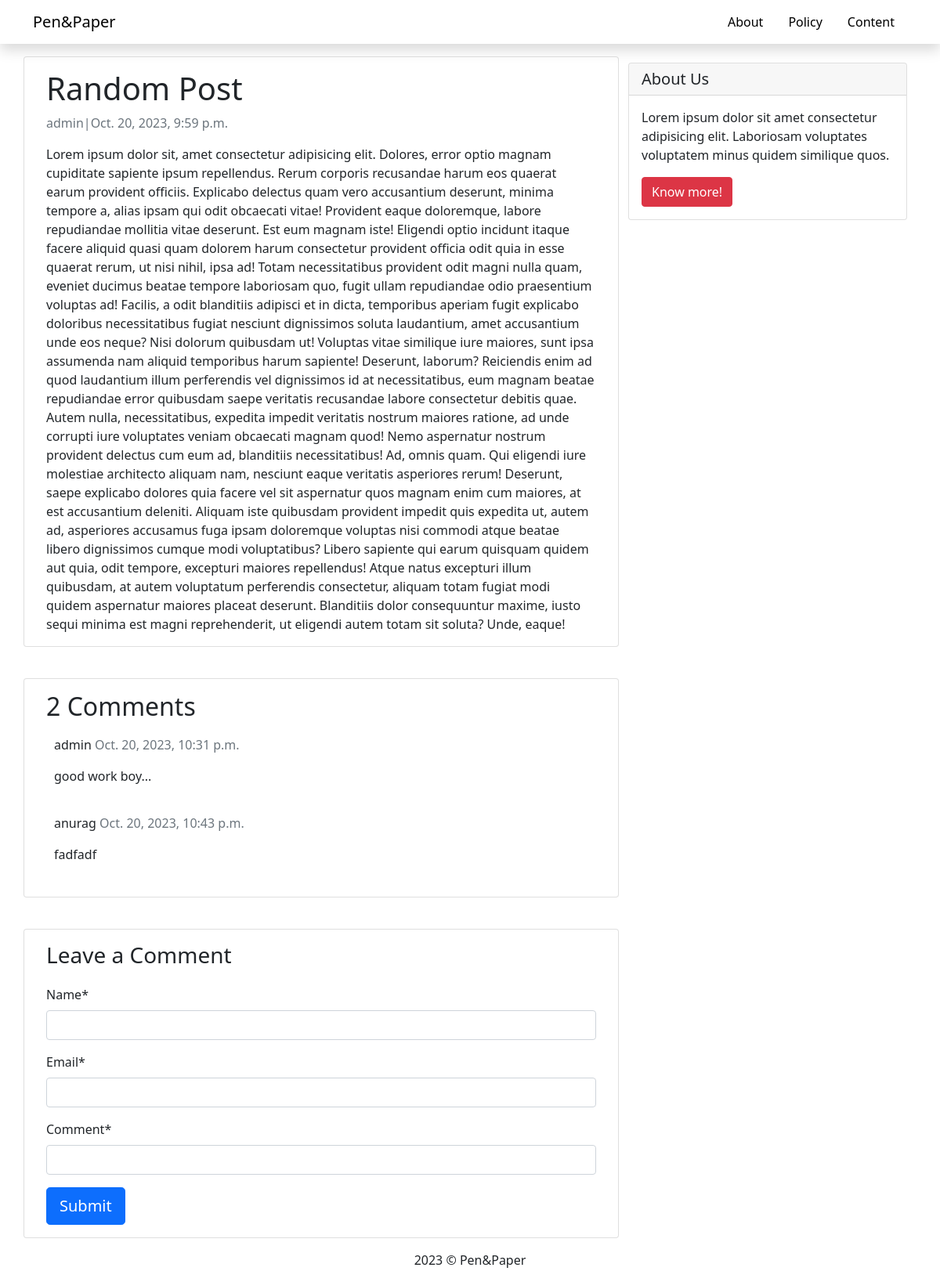
The page /random-post/ on the database its author committed.
### blog/models.py (models this page shows, shortened)
class Post(models.Model):
    title = models.CharField(max_length=200, unique=True)
    slug = models.SlugField(max_length=200, unique=True)
    author = models.ForeignKey(User, on_delete=models.CASCADE, related_name='blog_post')
    update_on = models.DateTimeField(auto_now=True)
    content = models.TextField()
    created_on = models.DateTimeField(auto_now_add=True)
    status = models.IntegerField(choices=STATUS, default=0)
    class Meta:
        ordering = ['-created_on']

class Comment(models.Model):
    post = models.ForeignKey(Post, on_delete=models.CASCADE, related_name='comments')
    name = models.CharField(max_length=80)
    email = models.EmailField()
    comment = models.TextField()
    created_on = models.DateTimeField(auto_now_add=True)
    active = models.BooleanField(default=False)
    class Meta:
        ordering = ['-created_on']

### blog/views.py (the view)
# urls.py: path('<slug:slug>/', views.post_detail, name='post_detail'),
def post_detail(request, slug):
    template_name = 'post_detail.html'
    post = get_object_or_404(Post, slug=slug)
    comments = post.comments.filter(active=True).order_by('created_on')
    new_comment = None
    if request.method == 'POST':
        comment_form = CommentForm(data=request.POST)
        if comment_form.is_valid():
            new_comment = comment_form.save(commit=False)
            new_comment.post = post
            new_comment.save()
    else:
         comment_form = CommentForm()
    return render(request, template_name, {'post':post,
                                            'comments':comments,
                                            'new_comment':new_comment,
                                            'comment_form':comment_form,})

### blog/forms.py
class CommentForm(forms.ModelForm):
    class Meta:
        model = Comment
        fields = ('name', 'email', 'comment')
        widgets = {
            'comment': SummernoteWidget(),
        }

### templates/post_detail.html (shortened to what this page needs)
{% extends 'base.html' %}
{% load crispy_forms_tags %}
{% block content %}
<div class="container">
    <div class="row">
        <div class="col-md-8 card mb-4 mt-3">
            <div class="card-body">
                <h1>
                    {% block title %}
                    {{post.title}}
                    {% endblock %}
                </h1>
                <p class="text-muted">
                    {{post.author}}|{{post.created_on}}
                </p>
                <p class="card-text">
                    {{post.content|safe}}
                </p>
            </div>
        </div>
        {% block sidebar %}
        {% include 'sidebar.html' %}
        {% endblock sidebar %}
    </div>
</div>
<div class="container">
    <div class="row">
        <div class="col-md-8 card mb-4 mt-3">
            <div class="card-body">
                <h2>{{comments.count}} Comments</h2>
                {% for c in comments %}
                <div class="comments" style="padding: 10px;">
                    <p class="font-weight-bold">
                        {{c.name}}
                        <span class=" text-muted font-weight-normal ">
                            {{c.created_on}}
                        </span>
                    </p>
                    {{c.comment | linebreaks}}
                </div>
                {% endfor %}
            </div>
        </div>
    </div>
</div>
<div class="container">
    <div class="row">
        <div class="col-md-8 card mt-3">
            <div class="card-body">
                {% if new_comment %}
                <div class="alert alert-success" role="alert">
                    Your comment is awaiting moderation
                </div>
                {% else %}
                <h3>Leave a Comment</h3>
                <form method="POST" style="margin-top: 1.3em;">
                    {{comment_form | crispy}}
                    <button type="submit" class="btn btn-primary  btn-lg">Submit</button>
                </form>
                {% endif %}
            </div>
        </div>
    </div>
</div>
{% endblock %}

### static/blogs/base.css (style rules this page uses)
body { font-family: "Roboto", sans-serif; }

### rows shown on the page
Post: title "Random Post", author "admin", created_on "Oct. 20, 2023, 9:59 p.m.", content "Lorem ipsum dolor sit, amet consectetur adipisicing elit. Dolores, error optio magnam cupiditate sapiente ipsum repellendus. Rerum corporis recusandae harum eos quaerat earum provident officiis. Explicabo delectus quam vero accusantium deserunt, minima tempore a, alias ipsam qui odit obcaecati vitae! Provident eaque doloremque, labore repudiandae mollitia vitae deserunt. Est eum magnam iste! Eligendi optio incidunt itaque facere aliquid quasi quam dolorem harum consectetur provident officia odit quia in esse quaerat rerum, ut nisi nihil, ipsa ad! Totam necessitatibus provident odit magni nulla quam, eveniet ducimus beatae tempore laboriosam quo, fugit ullam repudiandae odio praesentium…"
Comment: name "admin", created_on "Oct. 20, 2023, 10:31 p.m.", comment "good work boy..."
Comment: name "anurag", created_on "Oct. 20, 2023, 10:43 p.m.", comment "fadfadf"

### other values the page prints
{{ comments.count }} "2"
